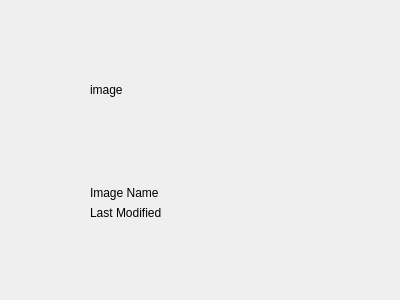
<?xml version="1.0" encoding="UTF-8"?>
<ui version="4.0" idbasedtr="false">
 <class>Form</class>
 <widget class="QWidget" name="Form">
  <property name="geometry">
   <rect>
    <x>0</x>
    <y>0</y>
    <width>400</width>
    <height>300</height>
   </rect>
  </property>
  <property name="windowTitle">
   <string>Form</string>
  </property>
  <widget class="QWidget" name="">
   <property name="geometry">
    <rect>
     <x>90</x>
     <y>0</y>
     <width>182</width>
     <height>220</height>
    </rect>
   </property>
   <layout class="QVBoxLayout" name="verticalLayout">
    <item>
     <widget class="QLabel" name="label">
      <property name="minimumSize">
       <size>
        <width>180</width>
        <height>180</height>
       </size>
      </property>
      <property name="maximumSize">
       <size>
        <width>180</width>
        <height>180</height>
       </size>
      </property>
      <property name="styleSheet">
       <string notr="true"/>
      </property>
      <property name="text">
       <string>image</string>
      </property>
     </widget>
    </item>
    <item>
     <widget class="QLabel" name="label_2">
      <property name="text">
       <string>Image Name</string>
      </property>
     </widget>
    </item>
    <item>
     <widget class="QLabel" name="label_3">
      <property name="text">
       <string>Last Modified</string>
      </property>
     </widget>
    </item>
   </layout>
  </widget>
 </widget>
 <resources/>
 <connections/>
</ui>
